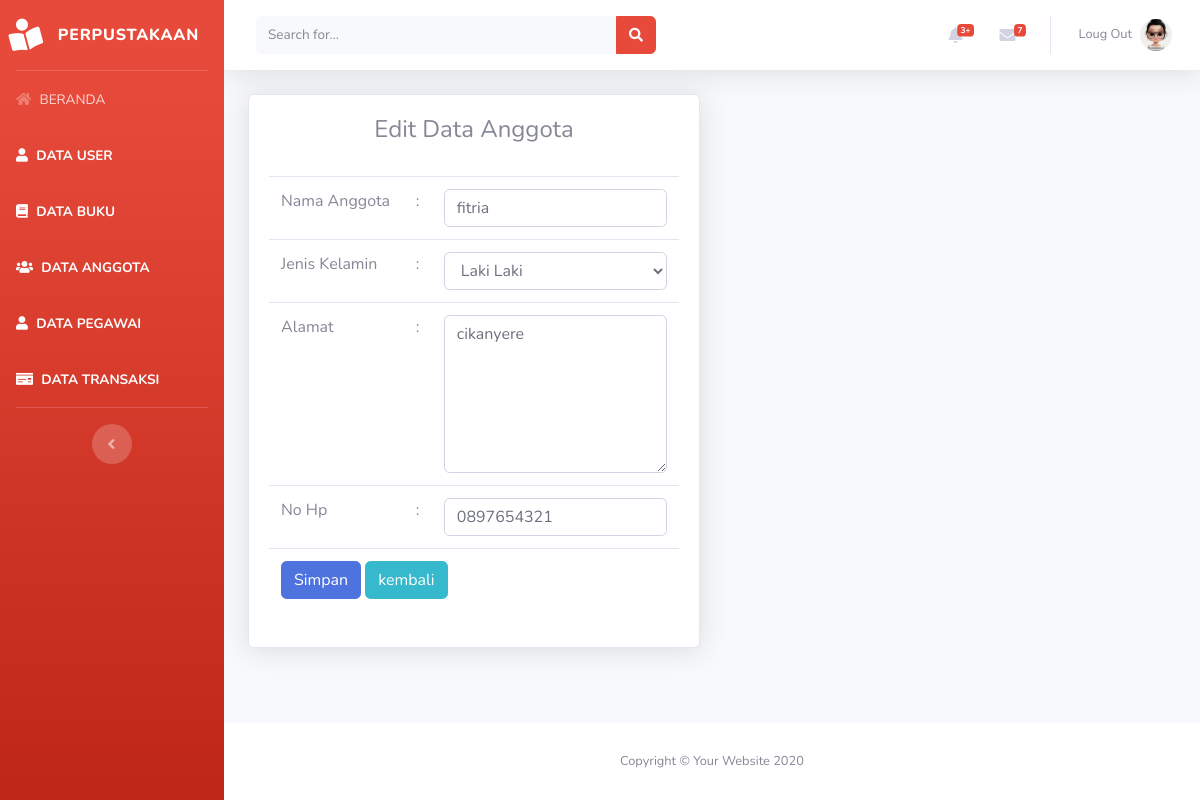
Page /beranda.php?page=anggota&aksi=edit&id=1 on the committed database.
### tables this page shows
CREATE TABLE `tabel_anggota` (
  `id_anggota` int(5) NOT NULL,
  `nama_anggota` varchar(50) NOT NULL,
  `jenis_kelamin` enum('l','p') NOT NULL,
  `alamat` text NOT NULL,
  `no_hp` varchar(20) NOT NULL
);

### views/anggota/editanggota.php (the view, shortened to what this page needs)
<?php
    @$id = $_GET['id'];
    $sql    = "select * from tabel_anggota where id_anggota=$id";
    $show   = $database->query($sql);
    $hasil  = mysqli_fetch_assoc($show);
?>
<div class="container-fluid">
    <div class="row">
        <div class="col-lg-6">
            <div class="card shadow mb-4">
                <div class="card-body">
                    <div class="table-responsive">
                        <h4  align="center">Edit Data Anggota</h4>
                        <br>
                        <form action="model/anggota/editanggota.php" method="POST">
                            <table class="table">
                                <tr>
                                    <td>Nama Anggota</td>
                                    <td>:</td>
                                    <td><input type="text"  class="form-control" name="nama_anggota" id="nama_anggota" value="<?php echo $hasil['nama_anggota']?>"></td>
                                </tr>
                                <tr>
                                    <td>Jenis Kelamin</td>
                                    <td>:</td>
                                    <td>
                                        <select class="form-control" name="jenis_kelamin" id="jenis_kelamin">
                                            <option value="l">Laki Laki</option>
                                        </select>
                                    </td>
                                </tr>
                                <tr>
                                    <td>Alamat</td>
                                    <td>:</td>
                                    <td><textarea class="form-control" name="alamat" id="alamat" cols="10" rows="6"><?php echo $hasil['alamat']?></textarea></td>
                                </tr>
                                <tr>
                                    <td>No Hp</td>
                                    <td>:</td>
                                    <td><input type="text"  class="form-control" name="no_hp" id="no_hp" value="<?php echo $hasil['no_hp']?>"></td>
                                </tr>
                                <tr>
                                    <td colspan="3">
                                        <input type="submit" class="btn btn-primary" value="Simpan">
                                        <button type="submit" class="btn btn-info">kembali</button>
                                    </td>
                                </tr>
                            </table>
                        </form>
                    </div>
                </div>
            </div>
        </div>
    </div>
</div>

### rows in the picture
tabel_anggota: nama_anggota "fitria", alamat "cikanyere", no_hp "0897654321"
